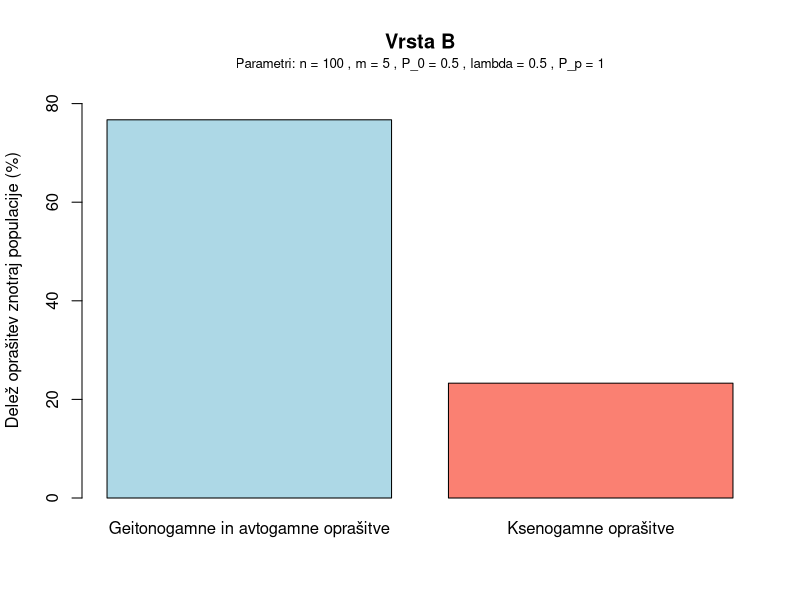

The R script that drew this image:
# Parameters
n_plants <- 100   # Number of plants
m_flowers <- 5  # Number of flowers per plant
P_0 <- 0.5       # Initial probability of pollen deposition from the most recent deposition
lambda <- 0.5    # Pollen mixing coefficient
P_plant <- 1   # Probability that pollen is deposited on a flower (Species A)

# Number of simulation runs
n_runs <- 1000

# Initialize matrices to store results
results <- matrix(0, n_runs, 2)  # Columns for Same and Other proportions

# Function to calculate probability based on number of previous depositions (k)
calculate_probability <- function(k, P_0, lambda) {
  return (P_0 + (1 - P_0) * (1 - exp(-lambda * k)))
}

# Loop for multiple runs
for (run in 1:n_runs) {
  # Initialize vectors to store results for this run
  pollen_source <- rep(NA, n_plants * m_flowers)  # Tracks where pollen came from (same plant or different plant)
  deposition_history <- list()  # List to track actual pollen depositions on the bee's body
  deposition_indexes <- list()   # List to track flower indices of depositions on the bee's body
  
  # Simulate bee visiting flowers
  for (plant in 1:n_plants) {
    
    # Each plant gets its own list of valid pollen depositions
    deposition_history[[plant]] <- character()  
    deposition_indexes[[plant]] <- integer(0)   # Initialize vector for deposition indexes
    
    # Initialize a count for valid depositions before the current flower
    valid_depositions_before <- 0
    
    for (flower in 1:m_flowers) {
      
      # Flower index to fill in pollen_source array
      flower_index <- (plant - 1) * m_flowers + flower
      
      # Check if pollen is deposited on the bee's body
      pollen_deposited <- runif(1) < P_plant  # Adjust this for species A or B
      if (pollen_deposited) {
        deposition_history[[plant]] <- c(deposition_history[[plant]], "Same")
        deposition_indexes[[plant]] <- c(deposition_indexes[[plant]], flower_index)  # Record deposition index
        valid_depositions_before <- valid_depositions_before + 1  # Increment valid depositions count
        cat(sprintf("Run %d - Plant %d, Flower %d: Pollen deposited on bee's body. Source: Same (index %d)\n", 
                    run, plant, flower, flower_index))
      } else {
        cat(sprintf("Run %d - Plant %d, Flower %d: No pollen deposited on bee's body. (index %d)\n", 
                    run, plant, flower, flower_index))
      }
      
      # Determine pollen source for the stigma (either from same plant or another plant)
      if (valid_depositions_before == 0) {
        # No valid depositions yet, pollen comes from another plant
        pollen_source[flower_index] <- "Other"
        cat(sprintf("Run %d - Plant %d, Flower %d: Pollen source for stigma: Other (no valid depositions from same plant)\n", 
                    run, plant, flower))
      } else {
        # Calculate the probability of pollen coming from the same plant
        current_prob_same <- calculate_probability(valid_depositions_before - 1, P_0, lambda)
        prob_other_plant <- 1 - current_prob_same
        
        # Determine pollen source for stigma based on the random draw
        if (runif(1) < prob_other_plant) {
          pollen_source[flower_index] <- "Other"
          cat(sprintf("Run %d - Plant %d, Flower %d: Pollen source for stigma: Other (Prob Other: %.2f)\n", 
                      run, plant, flower, prob_other_plant))
        } else {
          pollen_source[flower_index] <- "Same"
          cat(sprintf("Run %d - Plant %d, Flower %d: Pollen source for stigma: Same (Total Same Prob: %.2f)\n", 
                      run, plant, flower, current_prob_same))
        }
      }
    }
  }
  
  # Summarize results for this run
  results[run, 1] <- mean(pollen_source == "Same")  # Proportion of same plant
  results[run, 2] <- mean(pollen_source == "Other")  # Proportion of other plants
}

# Calculate average proportions across all runs
average_proportions <- colMeans(results)

# Display the average results
cat("Average proportion of pollen from same plant: ", average_proportions[1], "\n")
cat("Average proportion of pollen from other plants: ", average_proportions[2], "\n")

# Save plot to a file
jpeg("average_pollen_depositionB.jpg", width = 500, height = 400)

# Convert proportions to percentages for plotting
average_proportions_percent <- average_proportions * 100

# Extend y-axis range slightly above the largest bar
y_max <- max(average_proportions_percent) * 1.1  # Add 10% buffer above the highest bar

# Plot with narrower bars and y-axis as percentages
barplot(
  average_proportions_percent, 
  main = "Vrsta B", 
  names.arg = c("Geitonogamne in avtogamne oprašitve", "Ksenogamne oprašitve"), 
  col = c("lightblue", "salmon"), 
  ylab = "Delež oprašitev znotraj populacije (%)",
  width = 0.1,  # Adjust the bar width for narrower bars
  ylim = c(0, y_max)  # Set the y-axis limit
)

# Add parameter values below the title
mtext(
  paste("Parametri: n =",n_plants, 
        ", m =", m_flowers, 
        ", P_0 =", P_0, 
        ", lambda =", lambda, 
        ", P_p =", P_plant), 
  side = 3, line = 0.5, cex = 0.8
)

# Close the device to save the file
dev.off()


